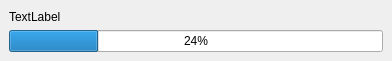
<?xml version="1.0" encoding="UTF-8"?>
<ui version="4.0">
 <class>Progress_Form</class>
 <widget class="QMainWindow" name="Progress_Form">
  <property name="geometry">
   <rect>
    <x>0</x>
    <y>0</y>
    <width>392</width>
    <height>61</height>
   </rect>
  </property>
  <property name="minimumSize">
   <size>
    <width>392</width>
    <height>61</height>
   </size>
  </property>
  <property name="maximumSize">
   <size>
    <width>392</width>
    <height>61</height>
   </size>
  </property>
  <property name="windowTitle">
   <string>MainWindow</string>
  </property>
  <widget class="QWidget" name="centralwidget">
   <layout class="QVBoxLayout" name="verticalLayout">
    <item>
     <widget class="QLabel" name="label">
      <property name="text">
       <string>TextLabel</string>
      </property>
     </widget>
    </item>
    <item>
     <widget class="QProgressBar" name="progressBar">
      <property name="value">
       <number>24</number>
      </property>
     </widget>
    </item>
   </layout>
  </widget>
 </widget>
 <resources/>
 <connections/>
</ui>
